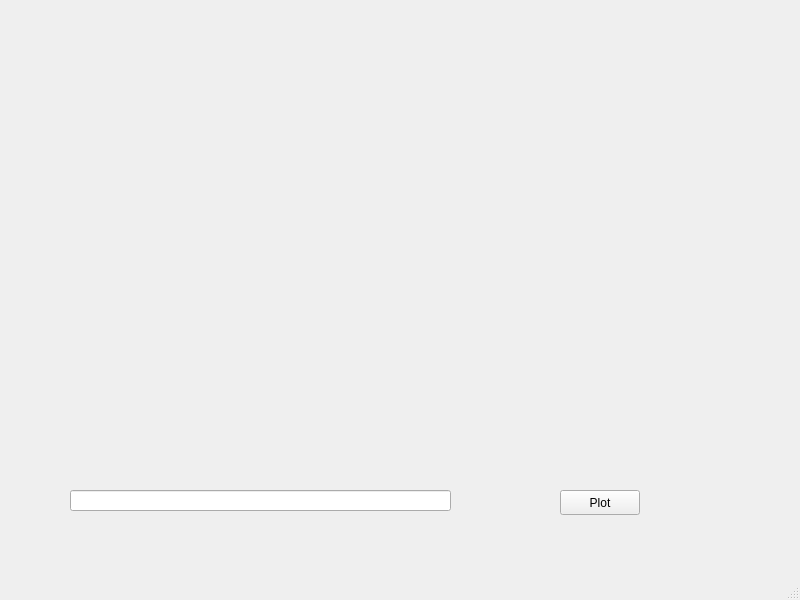
<?xml version="1.0" encoding="UTF-8"?>
<ui version="4.0">
 <class>MainWindow</class>
 <widget class="QMainWindow" name="MainWindow">
  <property name="geometry">
   <rect>
    <x>0</x>
    <y>0</y>
    <width>800</width>
    <height>600</height>
   </rect>
  </property>
  <property name="windowTitle">
   <string>MainWindow</string>
  </property>
  <widget class="QWidget" name="centralwidget">
   <widget class="QWidget" name="widgetPlot" native="true">
    <property name="geometry">
     <rect>
      <x>30</x>
      <y>40</y>
      <width>711</width>
      <height>401</height>
     </rect>
    </property>
   </widget>
   <widget class="QPushButton" name="pushButton">
    <property name="geometry">
     <rect>
      <x>560</x>
      <y>490</y>
      <width>80</width>
      <height>25</height>
     </rect>
    </property>
    <property name="text">
     <string>Plot</string>
    </property>
   </widget>
   <widget class="QLineEdit" name="lineEdit">
    <property name="geometry">
     <rect>
      <x>70</x>
      <y>490</y>
      <width>381</width>
      <height>21</height>
     </rect>
    </property>
   </widget>
  </widget>
  <widget class="QStatusBar" name="statusbar"/>
 </widget>
 <resources/>
 <connections/>
</ui>
